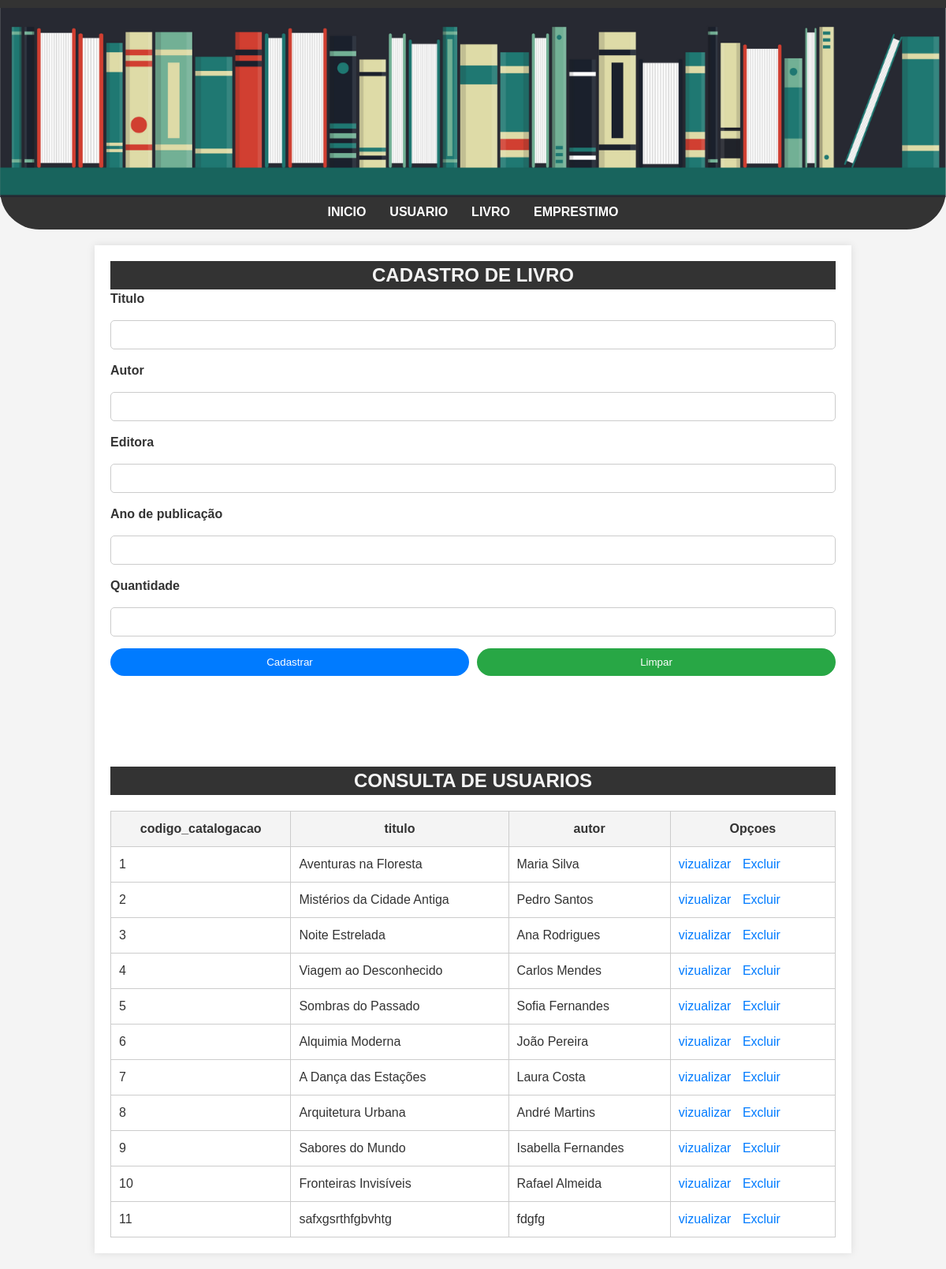
Page /livro.php on the committed database.
### tables this page shows
CREATE TABLE "tb_livro" (
	"codigo_catalogacao"	INTEGER,
	"titulo"	TEXT NOT NULL,
	"autor"	TEXT NOT NULL,
	"editora"	TEXT NOT NULL,
	"ano_de_publicacao"	TEXT NOT NULL,
	"quantidade" INTEGER NOT NULL,
	PRIMARY KEY("codigo_catalogacao" AUTOINCREMENT)
);

### livro.php (the view, shortened to what this page needs)
<?php
    try {
        $conectar = new PDO("sqlite:banco/banco_biblioteca.db");
        $sql = $conectar->query("SELECT * FROM tb_livro");
        $tb_livro = $sql->fetchAll(PDO::FETCH_ASSOC);
    } catch (\Throwable $th) {
        echo "nao ok";
    }
?>
<!DOCTYPE html>
<html lang="pt_br">
<head>
    <link rel="stylesheet" href="./css/estilo.css">
</head>
</head>
<body>
    <header>
       <img src="/img/Biblioteca-Banner.png" alt="Biblioteca-Banner">
       <nav class="menu">
            <ul>
                <li><a href="index.php">Inicio</a></li>
                <li><a href="usuarios.php">Usuario</a></li>
                <li><a href="livro.php">Livro</a></li>
                <li><a href="#">emprestimo</a></li>
            </ul>
       </nav>
    </header>
    <main>
    <div class="cadastro">
        <h2>Cadastro de livro</h2>
        <form action="livro_cadastro.php" method="POST">
            <label for="titulo">Titulo</label>
            <input type="text" name="titulo" id="titulo">
            <label for="autor">Autor</label>
            <input type="text" name="autor" id="autor">
            <label for="editora">Editora</label>
            <input type="text" name="editora" id="editora">
            <label for="ano_de_publicacao">Ano de publicação</label>
            <input type="text" name="ano_de_publicacao" id="ano_de_publicacao">
            <label for="quantidade">Quantidade</label>
            <input type="text" name="quantidade" id="quantidade">
            <div class="botoes">
                <input type="submit" value="Cadastrar">
                <input type="reset" value="Limpar">
            </div>
        </form>
    </div>
    <div class="consulta">
        <h2>Consulta de usuarios</h2>
        <table>
            <tr>
                <th>codigo_catalogacao</th>
                <th>titulo</th>
                <th>autor</th>
                <th>Opçoes</th>
            </tr>
            <?php
             for($i = 0; $i < count($tb_livro); $i++){
                echo "<tr>";
                echo "<td>" . $tb_livro[$i]['codigo_catalogacao'] . "</td>";
                echo "<td>" . $tb_livro[$i]['titulo'] . "</td>";
                echo "<td>" . $tb_livro[$i]['autor'] . "</td>";
                echo "<td> <a href='#'>vizualizar</a> <a href='#'>Excluir</a> </td>" ;
                echo "</tr>";
            }
            ?>
        </table>
    </div>
    </main>
</body>
</html>

### css/estilo.css (style rules this page uses)
* { margin: 0; padding: 0; font-family: Arial, sans-serif; text-decoration: none; box-sizing: border-box; }
body { background-color: #f4f4f4; color: #333; font-size: 16px; line-height: 1.5; }
header { background-color: #333; color: #fff; padding: 10px 0; text-align: center; border-bottom-left-radius: 50px; border-bottom-right-radius: 50px; }
header img { width: 100%; }
nav ul { list-style-type: none; display: flex; justify-content: center; }
nav li { margin: 0 15px; }
nav a { color: #fff; font-weight: bold; transition: color 0.3s; text-transform: uppercase; }
main { width: 80%; max-width: 1200px; margin: 20px auto; background-color: #fff; padding: 20px; box-shadow: 0 0 10px rgba(0, 0, 0, 0.1); }
.cadastro { margin-bottom: 100px; }
h2 { width: 100%; background-color: #333; color: #f4f4f4; text-transform: uppercase; text-align: center; }
label { font-weight: bold; }
label, input { display: block; width: 100%; margin-bottom: 15px; }
input[type="text"] { padding: 10px; border: 1px solid #ccc; border-radius: 5px; }
.botoes { display: flex; justify-content: start; gap: 10px; }
.botoes input[type="submit"], .botoes input[type="reset"], .botoes input[type="button"] { padding: 10px 20px; border: none; border-radius: 50px; cursor: pointer; transition: background-color 0.3s; }
.botoes input[type="submit"] { background-color: #007BFF; color: #fff; }
.botoes input[type="reset"] { background-color: #28a745; color: #fff; }
table { width: 100%; border-collapse: collapse; margin-top: 20px; }
th, td, tr { padding: 10px; border: 1px solid #ccc; text-align: left; }
th { background-color: #f4f4f4; text-align: center; }
td a { color: #007BFF; margin-right: 10px; }

### rows in the picture
tb_livro: codigo_catalogacao "1", titulo "Aventuras na Floresta", autor "Maria Silva"
tb_livro: codigo_catalogacao "2", titulo "Mistérios da Cidade Antiga", autor "Pedro Santos"
tb_livro: codigo_catalogacao "3", titulo "Noite Estrelada", autor "Ana Rodrigues"
tb_livro: codigo_catalogacao "4", titulo "Viagem ao Desconhecido", autor "Carlos Mendes"
tb_livro: codigo_catalogacao "5", titulo "Sombras do Passado", autor "Sofia Fernandes"
tb_livro: codigo_catalogacao "6", titulo "Alquimia Moderna", autor "João Pereira"
tb_livro: codigo_catalogacao "7", titulo "A Dança das Estações", autor "Laura Costa"
tb_livro: codigo_catalogacao "8", titulo "Arquitetura Urbana", autor "André Martins"
tb_livro: codigo_catalogacao "9", titulo "Sabores do Mundo", autor "Isabella Fernandes"
tb_livro: codigo_catalogacao "10", titulo "Fronteiras Invisíveis", autor "Rafael Almeida"
tb_livro: codigo_catalogacao "11", titulo "safxgsrthfgbvhtg", autor "fdgfg"
